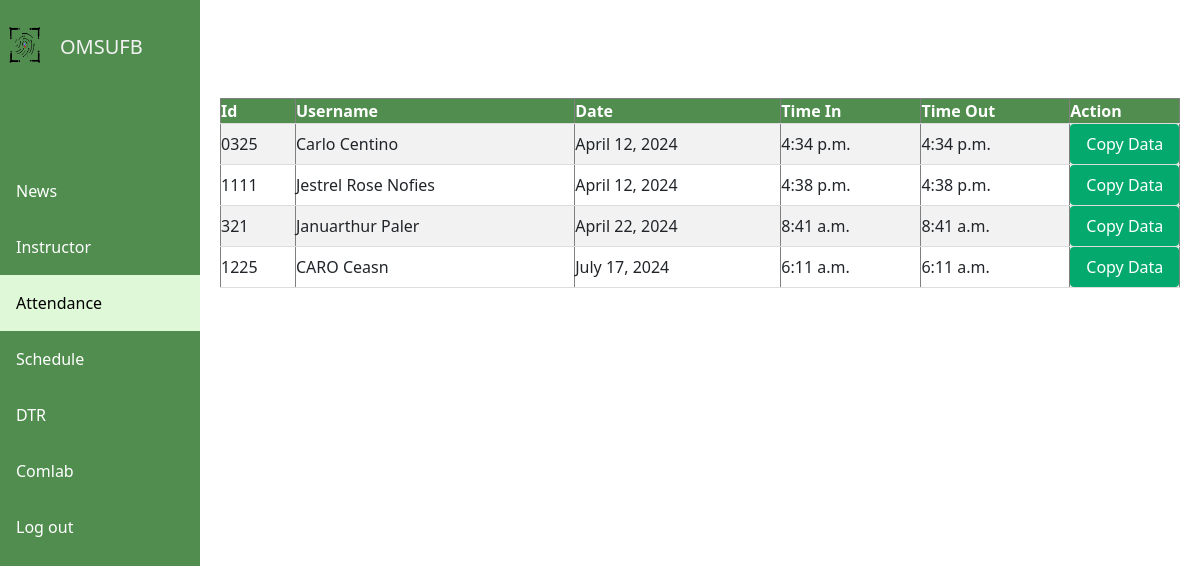
The page /attendance/ on the database its author committed.
### webapp/models.py (models this page shows, shortened)
class Attendance(models.Model):
    IdNum = models.CharField(max_length=5, default='')
    profile_pic = models.ImageField(upload_to='profile_pics/', null=True, blank=True)
    first_name = models.CharField(max_length=100)
    middle_name = models.CharField(max_length=100, blank=True)
    last_name = models.CharField(max_length=100)
    username = models.CharField(max_length=100, unique=True)
    email = models.EmailField(unique=True)
    address = models.TextField()
    GENDER_CHOICES = [
        ('M', 'Male'),
        ('F', 'Female'),
        ('O', 'Other'),
    ]
    gender = models.CharField(max_length=1, choices=GENDER_CHOICES)
    date = models.DateField(null=True, blank=True)
    time_in = models.TimeField(null=True, blank=True, default=timezone.now)
    time_out = models.TimeField(null=True, blank=True, default=timezone.now)
    STATUS_CHOICES = [
        ('leave', 'Leave'),
        ('in', 'In'),
        ('out', 'Out'),
    ]
    status = models.CharField(max_length=20, choices=STATUS_CHOICES, default='in')  # Adding the status field with choices

### webapp/views.py (the view)
# urls.py: path('attendance/', views.attendance_page, name='attendance'),
def attendance_page(request):
    At = Attendance.objects.all()
    Tr = TimeRecord.objects.all()
    sd = Schedule.objects.all()
    return render(request, 'pages/attendance.html', {'At': At, 'Tr':Tr, 'sd': sd})

### webapp/templates/pages/attendance.html (shortened to what this page needs)
{% extends 'pages/index.html' %}
{% load static %}
{% block content %}
{% include 'pages/logout.html' %}
  <link rel="stylesheet" href="{% static 'css/global.css' %}">
  <link rel="stylesheet" href="{% static 'css/attendance.css' %}">
  <div class="sidebar">
    <div class="logo">
        <img src="{% static 'image/logoams.png' %}"  height="50px" width="50px" alt="CVSU logo">
        <h5>OMSUFB</h5>
    </div>
    <br>
    <br><br><br>
    <a href="{% url 'Apost' %}" {% if request.resolver_match.url_name == 'Apost' %}class="active"{% endif %}>News</a>
    <a href="{% url 'main' %}" {% if request.path == '/main/' %}class="active"{% endif %}>Instructor</a>
    <a href="{% url 'attendance' %}" {% if request.path == '/attendance/' %}class="active"{% endif %}>Attendance</a>
    <a href="{% url 'schedule' %}" {% if request.path == '/schedule/' %}class="active"{% endif %}>Schedule</a>
    <a href="{% url 'dtrm' %}" {% if request.path == '/dtrm/' %}class="active"{% endif %}>DTR</a>
    <a href="{% url 'Acomlab' %}" {% if request.path == '/Acomlab/' %}class="active"{% endif %}>Comlab</a>
    <a href="#" id="logoutButton">Log out</a>
  </div>
  <section id="Attendance">
 <div class="content-at">
    <div class="clock-frame">
        <div class="clock" id="clock"></div>
        <div class="date" id="date">Loading...</div>
    </div>
    <table class="table-striped table-bordered table-responsive custom-table">
      <tr>
        <th>Id</th>
        <th>Username</th>
        <th>Date</th>
        <th>Time In</th>
        <th>Time Out</th>
        <th>Action</th>
      </tr>
      {% for At in At %}
      <tr>
        <td>{{ At.IdNum }}</td>
        <td>{{ At.first_name }} {{ At.last_name }}</td>
        <td>{{ At.date }}</td>
        <td>
         {{ At.time_in }}
        </td>
        <td> {{ At.time_out }}</td>
        <td>
            <form method="POST" action="{% url 'copy_user_data' %}">
                <button type="submit">Copy Data</button>
            </form>
        </td>
      </tr>
      {% endfor %}
  </table>
  </div>
</section>
{% endblock %}

### webapp/static/css/attendance.css (style rules this page uses)
.sidebar { width: 200px; height: 100vh; position: fixed; background:#508D4E; transition: all 0.3s ease; z-index: 1000; padding-top: 20px; }
.sidebar a { display: block; color: white; padding: 16px; text-decoration: none; }
.sidebar a.active { background-color: #dff8d7; color: #000000; }
.logo h5 { margin-left: 60px; color: #f2f2f2; margin-top: -35px; }
#Attendance { overflow: auto; height: 100vh; }
.custom-table { width: 80%; border-collapse: collapse; margin:50px 0 0 220px; }
.custom-table th, .custom-table td { padding: 0px; text-align: left; border-bottom: 1px solid #ddd; }
.custom-table th { background:#508D4E; color: #fff; }
.custom-table tr:nth-child(even) { background-color: #f2f2f2; }
form { margin-right: 0; }
button { background-color: #04AA6D; border: none; color: white; padding: 8px 16px; text-align: center; text-decoration: none; display: inline-block; font-size: 16px; border-radius: 4px; transition: background-color 0.3s, color 0.3s; margin-right: -55px; }

### rows shown on the page
Attendance: IdNum "0325", first_name "Carlo", last_name "Centino", date "April 12, 2024", time_in "4:34 p.m.", time_out "4:34 p.m."
Attendance: IdNum "1111", first_name "Jestrel Rose", last_name "Nofies", date "April 12, 2024", time_in "4:38 p.m.", time_out "4:38 p.m."
Attendance: IdNum "321", first_name "Januarthur", last_name "Paler", date "April 22, 2024", time_in "8:41 a.m.", time_out "8:41 a.m."
Attendance: IdNum "1225", first_name "CARO", last_name "Ceasn", date "July 17, 2024", time_in "6:11 a.m.", time_out "6:11 a.m."
